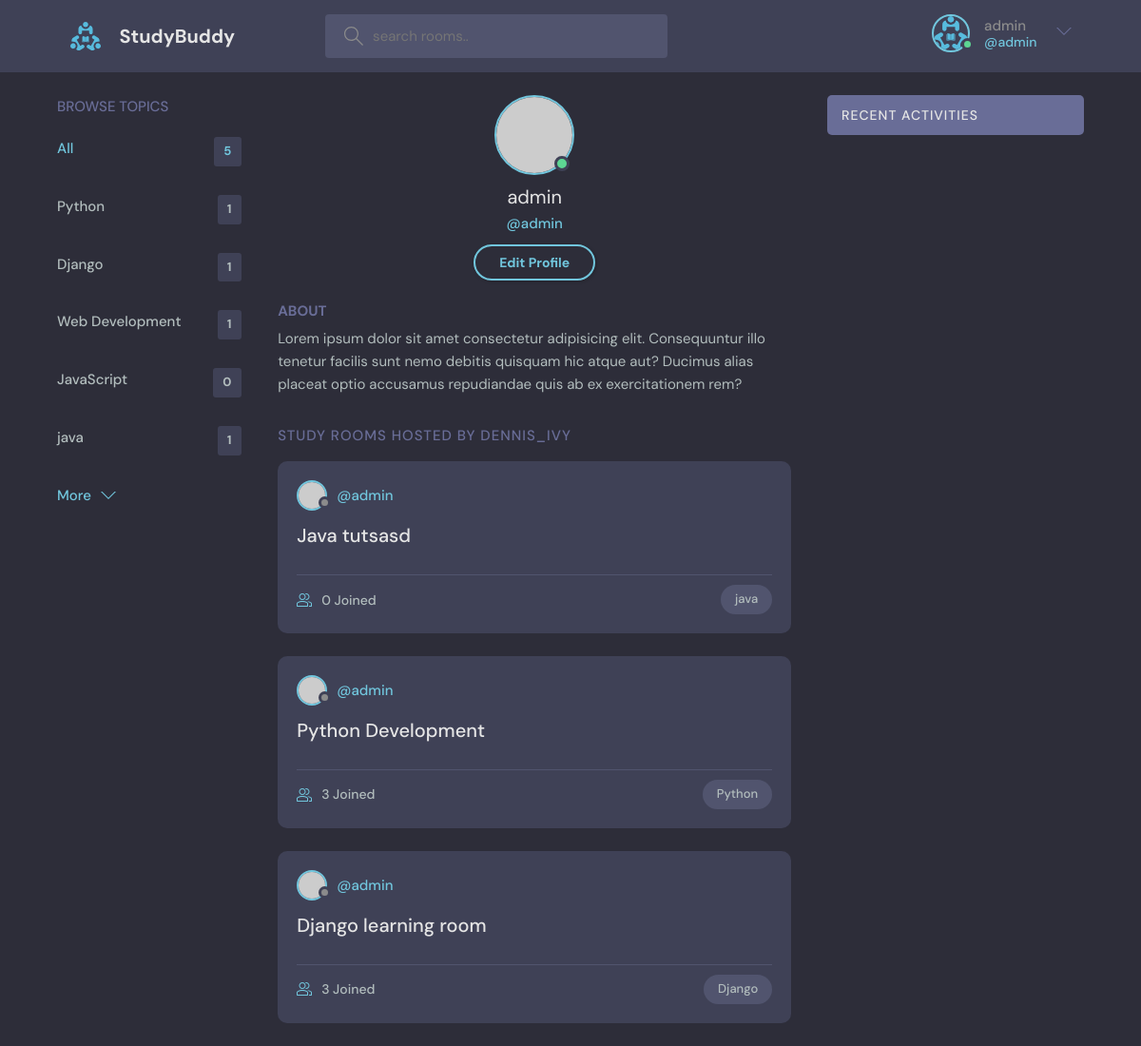
/profile/2/ (signed in), run on the app's committed database.
### base/models.py (models this page shows, shortened)
class Topic(models.Model):
    name = models.CharField(max_length=200)
    def __str__(self):
        return self.name

class Room(models.Model):
    host = models.ForeignKey(User, on_delete=models.SET_NULL, null=True)
    topic = models.ForeignKey(Topic, on_delete=models.SET_NULL, null=True, blank=True)
    name = models.CharField(max_length=255)
    description = models.TextField(null=True, blank=True)
    participants = models.ManyToManyField(User, related_name='participants', blank=True)
    updated = models.DateTimeField(auto_now=True)
    created = models.DateTimeField(auto_now_add=True)
    class Meta:
        ordering =['-updated', '-created']

### base/views.py (the view)
# urls.py: path('profile/<str:pk>/', views.profilePage, name="user-profile"),
@login_required(login_url='/login')
def profilePage(request, pk):
    user = User.objects.get(id=pk)
    rooms = user.room_set.all()
    room_messages = user.message_set.all()
    topics = Topic.objects.all()
    context={'user':user, 'rooms':rooms, 'room_messages':room_messages, 'topics':topics}
    return render(request, 'base/profile.html', context)

### base/templates/base/profile.html
{% extends 'main.html' %}
{% block content %}
  <main class="profile-page layout layout--3">
    <div class="container">
      {% include 'base/topics_component.html' %}
      <div class="roomList">
        <div class="profile">
          <div class="profile__avatar">
            <div class="avatar avatar--large active">
              <img src="https://randomuser.me/api/portraits/men/11.jpg" />
            </div>
          </div>
          <div class="profile__info">
            <h3>{{user.username}}</h3>
            <p>@{{user.username}}</p>
            {% if request.user == user%}
            <a href="{% url 'update-user' %}" class="btn btn--main btn--pill">Edit Profile</a>
            {% endif %}
          </div>
          <div class="profile__about">
            <h3>About</h3>
            <p>
              Lorem ipsum dolor sit amet consectetur adipisicing elit. Consequuntur illo tenetur
              facilis sunt nemo debitis quisquam hic atque aut? Ducimus alias placeat optio
              accusamus repudiandae quis ab ex exercitationem rem?
            </p>
          </div>
        </div>
        <div class="roomList__header">
          <div>
            <h2>Study Rooms Hosted by dennis_ivy</a>
            </h2>
          </div>
        </div>
        {% include 'base/feed_component.html' %}
      </div>
      {% include 'base/activity_component.html' %}
    </div>
  </main>
{% endblock content %}

### templates/navbar.html (shortened to what this page needs)
{% load static %}
<header class="header header--loggedIn">
    <div class="container">
      <a href="/" class="header__logo">
        <img src="{% static 'assets/logo.svg' %}" />
        <h1>StudyBuddy</h1>
      </a>
      <form class="header__search" method="GET" action="{% url 'home' %}">
        <label>
          <input type="text" name="q" placeholder="search rooms.." />
        </label>
      </form>
      <nav class="header__menu">
        {% if request.user.is_authenticated %}
        <div class="header__user">
          <a href="{% url 'update-user' %}">
            <div class="avatar avatar--medium active">
              <img src="{% static 'assets/logo.svg' %}" />
            </div>
            <p>{{request.user.username}}<span>@{{request.user.username}}</span></p>
          </a>
          <button class="dropdown-button">
            <svg version="1.1" xmlns="http://www.w3.org/2000/svg" width="32" height="32" viewBox="0 0 32 32">
              <title>chevron-down</title>
              <path d="M16 21l-13-13h-3l16 16 16-16h-3l-13 13z"></path>
            </svg>
          </button>
        </div>
        {% else %}
        <a href="{% url 'login' %}">
          <img src="{% static 'assets/avatar.svg' %}" />
          <p>Login</p>
        </a>
        {% endif %}
      </nav>
    </div>
  </header>

### base/templates/base/topics_component.html
<div class="topics">
    <div class="topics__header">
      <h2>Browse Topics</h2>
    </div>
    <ul class="topics__list">
        <li>
          <a href="{% url 'home' %}?q=" class="active">All <span>{{topics.count}}</span></a>
        </li>
        {% for topic in topics %}
      <li>
        <a href="{% url 'home' %}?q={{topic.name}}">{{topic}} <span>{{topic.room_set.all.count}}</span></a>
      </li>
      {% endfor %}
    </ul>
    <a class="btn btn--link" href="topics.html">
      More
      <svg version="1.1" xmlns="http://www.w3.org/2000/svg" width="32" height="32" viewBox="0 0 32 32">
        <title>chevron-down</title>
        <path d="M16 21l-13-13h-3l16 16 16-16h-3l-13 13z"></path>
      </svg>
    </a>
  </div>

### base/templates/base/feed_component.html (shortened to what this page needs)
{% for room in rooms %}
<div class="roomListRoom">
    <div class="roomListRoom__header">
      <a href="{% url 'user-profile' room.host.id %}" class="roomListRoom__author">
        <div class="avatar avatar--small">
          <img src="https://randomuser.me/api/portraits/women/11.jpg" />
        </div>
        <span>@{{room.host.username}}</span>
      </a>
    </div>
    <div class="roomListRoom__content">
      <a href="{% url 'room' room.id %}">{{room.name}}</a>
    </div>
    <div class="roomListRoom__meta">
      <a href="{% url 'room' room.id %}" class="roomListRoom__joined">
        {{room.participants.all.count}} Joined
      </a>
      <p class="roomListRoom__topic">{{room.topic.name}}</p>
    </div>
  </div>
  {% endfor %}

### data on the page
Topic: name "Python", room_set.all.count "1"
Topic: name "Django", room_set.all.count "1"
Topic: name "Web Development", room_set.all.count "1"
Topic: name "JavaScript", room_set.all.count "0"
Topic: name "java", room_set.all.count "1"
Room: host.username "admin", name "Java tutsasd", participants.all.count "0", topic.name "java"
Room: host.username "admin", name "Python Development", participants.all.count "3", topic.name "Python"
Room: host.username "admin", name "Django learning room", participants.all.count "3", topic.name "Django"

### other printed values
{{ request.user.username }} "admin"
{{ topics.count }} "5"
{{ user.username }} "admin"
